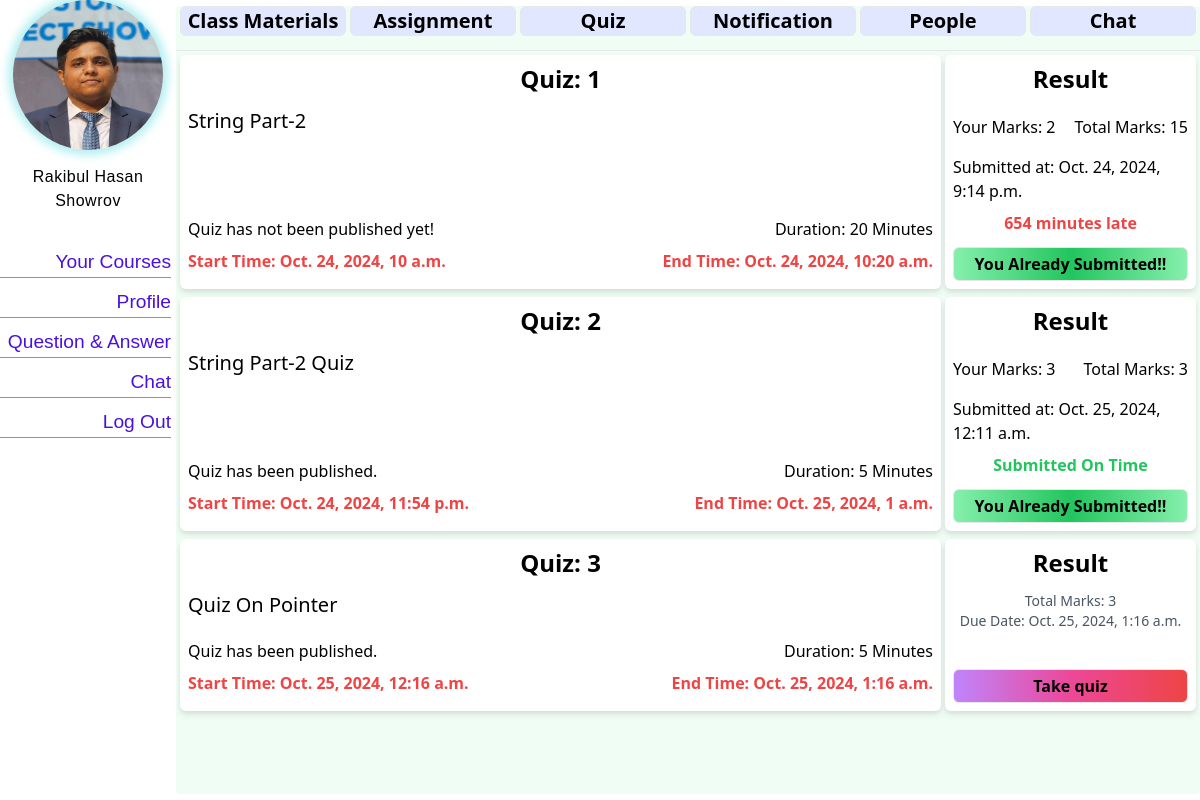
The page /course/1/quizes/ (signed in) on the database its author committed.
### student/models.py (models this page shows, shortened)
class Student(models.Model):
  user=models.OneToOneField(User,on_delete=models.CASCADE, related_name='student_profile')
  student_id = models.IntegerField(
        unique=True,
        validators=[MinValueValidator(10000), MaxValueValidator(99999)],  # Ensure it's a 5-digit number
        blank=True
    )
  fullname = models.CharField(max_length=120, blank=True)
  dob = models.DateField(blank=True,null=True)
  profile_pic = models.ImageField(upload_to='profile_pics/students', blank=True)
  profile_type = models.CharField(max_length=20, default="Student")

### courses/models.py (models this page shows, shortened)
class CourseQuiz(models.Model):
    course = models.ForeignKey(Course, on_delete=models.CASCADE, related_name='quizzes')
    title = models.CharField(max_length=30)
    quiz_number=models.PositiveSmallIntegerField(default=0)
    total_marks = models.IntegerField()
    duration = models.PositiveIntegerField(blank=False)
    start_time = models.DateTimeField(blank=False)  # Field for the start time
    end_time = models.DateTimeField(blank=False)    # Field for the end time
    publish_status=models.BooleanField(default=False)

class QuizResult(models.Model):
    quiz=models.ForeignKey(CourseQuiz,on_delete=models.CASCADE, related_name='quiz_results')
    student = models.ForeignKey('student.Student', on_delete=models.CASCADE, related_name='student_quiz_results',)
    obtained_marks=models.PositiveIntegerField(null=True)
    submit_time=models.DateTimeField(auto_now_add=True)
    class Meta:
        unique_together = ('quiz', 'student')

### courses/views.py (the view)
# urls.py: path('quizes/',views.quizes,name="quizes"),
def quizes(request,pk):
    course=get_object_or_404(Course,pk=pk)
    quizes = CourseQuiz.objects.filter(course=course)
    student=get_object_or_404(Student,user=request.user)
    submitted_quizes = []
    for quiz in quizes:
        if QuizResult.objects.filter(quiz=quiz, student=student).exists():
            submitted_quizes.append(quiz.pk)
    print(submitted_quizes)
    context={
        "quizes":quizes,
        "course":course,
        'submitted_quizes': submitted_quizes,
    }
    return render(request,'course/quizes.html',context=context)

### courses/templatetags/course_filters.py (called while the page is built)
@register.filter(name='time_difference')
def time_difference(submit_time, end_time):
    diff = submit_time - end_time
    return diff.total_seconds() / 60  # Returns the difference in minutes

@register.filter(name='to_int')
def to_int(value):
    try:
        return int(value)
    except (ValueError, TypeError):
        return value

### e_Learning_Application/context_processors.py (called while the page is built, shortened)
def profile_context(request):
    context = {
        'profile': None,
        'is_student': False,
        'is_teacher': False,
        'base_template': "default.html"  # Default template if unauthenticated or no profile
    }
    if request.user.is_authenticated:
        student_profile = getattr(request.user, 'student_profile', None)
        teacher_profile = getattr(request.user, 'teacher_profile', None)
        if student_profile:
            context.update({
                'profile': student_profile,
                'is_student': True,
                'id': student_profile.student_id,
                'base_template': "stdbase.html"
            })
    return context

### templates/course/quizes.html (shortened to what this page needs)
{% extends 'course/courseDetails.html' %}
{% load static %}
{% load course_filters %}
{% block course_content %}
{% if quizes %}
    {% for q in quizes %}
    <div class="grid grid-cols-4 gap-1 drop-shadow-md p-1 rounded-md">
        <div class="col-span-3 bg-white rounded-md p-2 flex flex-col">
            <div class="text-center text-2xl text-black font-semibold">
                Quiz: {{ q.quiz_number }}
            </div>
            <div class="text-xl my-3 flex-grow">
                {{ q.title }}
            </div>
            <div class="flex justify-between font-medium my-2">
                <div>
                    {% if q.publish_status %}
                    Quiz has been published.
                    {% else %}
                    Quiz has not been published yet!
                    {% endif %}
                </div>
                <div>
                    Duration: {{ q.duration }} Minutes
                </div>
            </div>
            <div class="flex justify-between text-red-500 font-bold mb-2">
                <div>
                    Start Time: {{ q.start_time }}
                </div>
                <div>
                    End Time: {{ q.end_time }}
                </div>
            </div>
        </div>
        <div class="col-span-1 bg-white rounded-md p-2 flex flex-col justify-between h-full">
            <div class="text-center text-2xl text-black font-semibold mb-3">
                Result
            </div>
            {% if q.pk in submitted_quizes %}
                {% for r in q.quiz_results.all %}
                    {% if r.student == profile %}
                        <div class="flex justify-between my-2">
                            <div>Your Marks: {{ r.obtained_marks }}</div>
                            <div>Total Marks: {{ q.total_marks }}</div>
                        </div>
                        <div class="flex flex-col">
                            <div class="my-2">Submitted at: {{ r.submit_time }}</div>
                            <div>
                                {% if r.submit_time > q.end_time %}
                                    <h1 class="text-red-500 font-bold text-center">
                                        {% with late_minutes=r.submit_time|time_difference:q.end_time %}
                                            {% if late_minutes > 0 %}
                                                {{ late_minutes|to_int }} minutes late
                                            {% else %}
                                                On time
                                            {% endif %}
                                        {% endwith %}
                                    </h1>
                                {% else %}
                                    <h1 class="text-green-500 font-bold text-center">Submitted On Time</h1>
                                {% endif %}
                            </div>
                        </div>
                        <div class="w-full mx-auto my-3 mb-0 text-center border rounded-md bg-gradient-to-r from-green-300 via-green-500 to-green-300 h-auto font-semibold p-1">
                            You Already Submitted!!
                        </div>
                    {% endif %}
                {% endfor %}
            {% else %}
                <div class="text-center text-sm text-gray-600">
                    Total Marks: {{ q.total_marks }}
                </div>
                <div class="text-center text-sm text-gray-600">
                    Due Date: {{ q.end_time }}
                </div>
                <div class="mt-auto">
                    <a href="{% url 'courses:take_quiz' pk=q.pk %}">
                        <div class="w-full mx-auto my-3 mb-0 text-center border rounded-md bg-gradient-to-r from-purple-400 via-pink-500 to-red-500 h-auto font-semibold p-1">
                            Take quiz
                        </div>
                    </a>
                </div>
            {% endif %}
        </div>
    </div>
    {% endfor %}
{% else %}
    <div class="bg-red-500 mx-auto w-3/4 p-3 my-3 rounded-md">
        <h1 class="font-bold text-center">No Quizzes Found!</h1>
    </div>
{% endif %}
{% endblock %}

### templates/stdbase.html (shortened to what this page needs)
{%load static %}
{% load static tailwind_tags %}
{% load custom_filters %}
<!DOCTYPE html>
<html lang="en">
<head>
  <link rel="stylesheet" href="{% static 'css/stdbase.css'%}">
  {% tailwind_css %}
</head>
<body>
  <div class="nav_container">
    <div class="img_container">
      <img src="/media/{{profile.profile_pic}}" alt="User Photo">
    </div>
    <div class="user_info">
    <h3>{{profile.fullname}}</h3>
    </div>
    <div class="nav_actionbar">
       <a class='action_box' href="{% url 'student:stdHomePage' student_id=id %}">Your Courses</a>
       <a class='action_box' href="#">Profile</a>
       <a class='action_box' href="{% url 'qna:qna' %}">Question & Answer</a>
       <a class='action_box' href="#">Chat</a>
       <a class='action_box' href="{%url 'user_handle:userLogout'%}">Log Out</a>
    </div>
  </div>
  {%block content%}{%endblock%}
</body>
</html>

### static/css/stdbase.css (style rules this page uses)
body { display: flex; flex-direction: row; justify-content: flex-start; margin: 0; border-radius: 5px; }
.nav_container { display: flex; flex-direction: column; align-items: center; height: 100vh; width: 15vw; background-color:white; border-radius: 5px; }
.user_info { margin-top: 10px; margin-bottom: 30px; border-radius: 15px; }
.user_info h3 { color: rgb(0, 1, 1); letter-spacing: 0.5px; margin: 0px; text-align: center; }
.img_container { width: 100%; height: 200px; background-color: auto; display: flex; justify-content: center; border-radius: 15px; }
.img_container img { width: 150px; height: 150px; border-radius: 300px; box-shadow: 0 0 10px 5px rgb(179, 239, 241) ; margin-bottom: 5px; }
.nav_actionbar { display: flex; flex-direction: column; justify-content: flex-start; align-items: flex-end; background-color: auto; width: 100%; height: 100vh; background-color: white; border-radius: 10px; }
.nav_actionbar a { height: 30px; background-color: none; text-decoration: none; font-size: larger; font-weight: 500; color: rgb(73, 16, 228); border-bottom: 1px solid rgb(128, 138, 239); margin: 5px; font-family: 'Trebuchet MS', 'Lucida Sans Unicode', 'Lucida Grande', 'Lucida Sans', Arial, sans-serif; }
.action_box { height: 20px; width: 100%; background-color:auto; text-align: end; }
.card_child_1 h2,h3 { font-weight: 800; font-family: 'Trebuchet MS', 'Lucida Sans Unicode', 'Lucida Grande', 'Lucida Sans', Arial, sans-serif; margin-top: 0px; font-size:medium ; }

### rows shown on the page
Student: profile_pic (picture), fullname "Rakibul Hasan Showrov"
CourseQuiz: quiz_number "1", title "String Part-2", publish_status "Quiz has not been published yet!", duration "20", start_time "Oct. 24, 2024, 10 a.m.", end_time "Oct. 24, 2024, 10:20 a.m.", total_marks "15"
QuizResult: obtained_marks "2", submit_time "Oct. 24, 2024, 9:14 p.m.", value "654"
CourseQuiz: quiz_number "2", title "String Part-2 Quiz", publish_status "Quiz has been published.", duration "5", start_time "Oct. 24, 2024, 11:54 p.m.", end_time "Oct. 25, 2024, 1 a.m.", total_marks "3"
QuizResult: obtained_marks "3", submit_time "Oct. 25, 2024, 12:11 a.m.", shows "Submitted On Time"
CourseQuiz: quiz_number "3", title "Quiz On Pointer", publish_status "Quiz has been published.", duration "5", start_time "Oct. 25, 2024, 12:16 a.m.", end_time "Oct. 25, 2024, 1:16 a.m.", total_marks "3"
